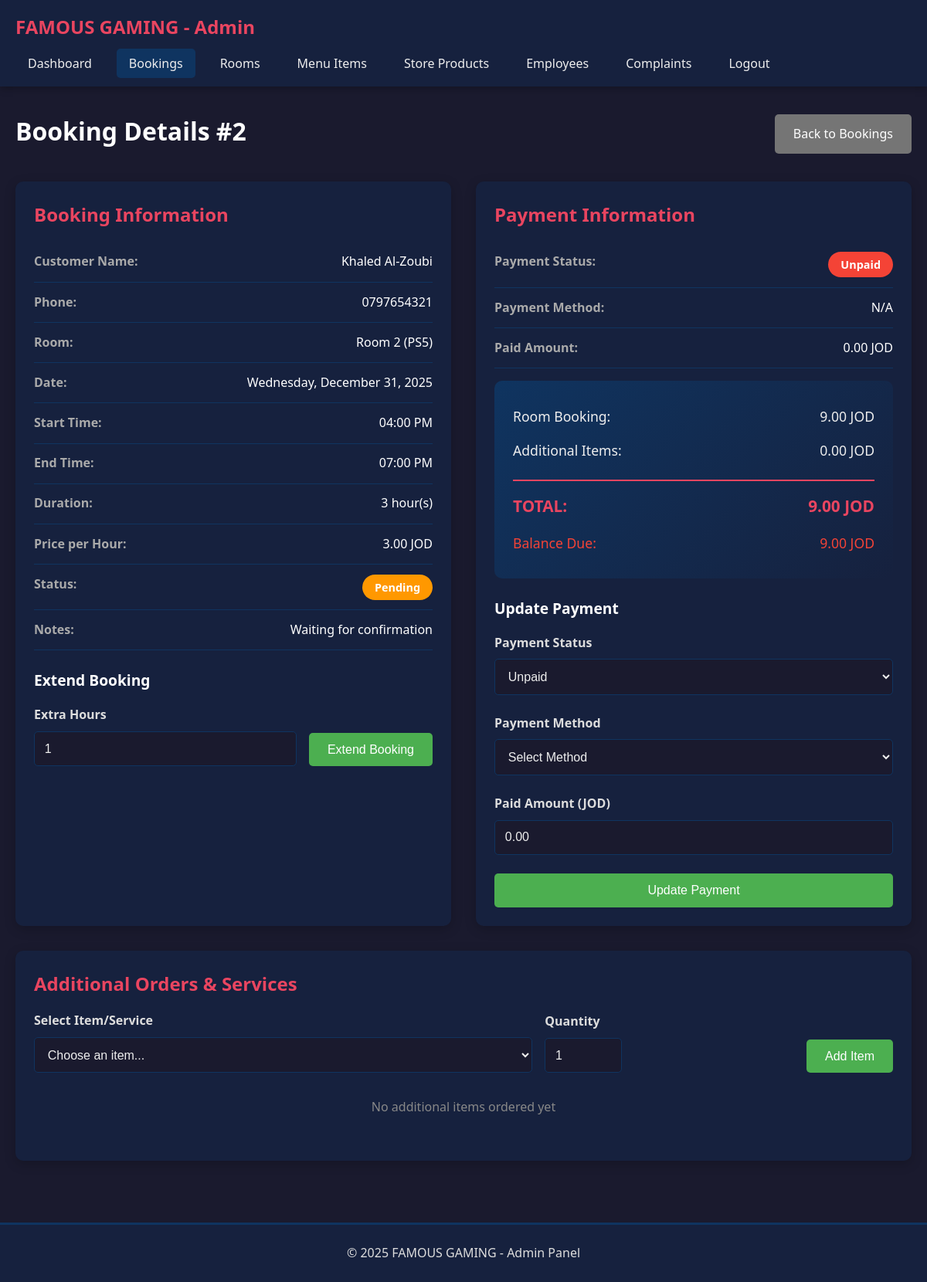
Screenshot of /admin/booking_details.php?id=2 (signed in) with the database file from the repository.
### tables this page shows
CREATE TABLE bookings (
    id INT PRIMARY KEY AUTO_INCREMENT,
    customer_name VARCHAR(100) NOT NULL,
    phone VARCHAR(20) NOT NULL,
    room_id INT NOT NULL,
    booking_date DATE NOT NULL,
    start_time TIME NOT NULL,
    hours INT NOT NULL,
    end_time TIME GENERATED ALWAYS AS (ADDTIME(start_time, SEC_TO_TIME(hours * 3600))) STORED,
    total_price DECIMAL(10,2) NOT NULL,
    additional_items_total DECIMAL(10,2) DEFAULT 0.00,
    final_total DECIMAL(10,2) GENERATED ALWAYS AS (total_price + IFNULL(additional_items_total, 0)) STORED,
    status VARCHAR(20) NOT NULL DEFAULT 'Pending',
    payment_status VARCHAR(20) DEFAULT 'Unpaid',
    payment_method VARCHAR(20) DEFAULT NULL,
    paid_amount DECIMAL(10,2) DEFAULT 0.00,
    notes TEXT,
    created_at TIMESTAMP DEFAULT CURRENT_TIMESTAMP,
    updated_at TIMESTAMP DEFAULT CURRENT_TIMESTAMP ON UPDATE CURRENT_TIMESTAMP,
    FOREIGN KEY (room_id) REFERENCES rooms(id) ON DELETE CASCADE,
    INDEX idx_booking_datetime (room_id, booking_date, start_time, end_time)
);

CREATE TABLE rooms (
    id INT PRIMARY KEY AUTO_INCREMENT,
    room_name VARCHAR(100) NOT NULL,
    room_type VARCHAR(50) NOT NULL,
    price_per_hour DECIMAL(10,2) NOT NULL,
    status VARCHAR(20) NOT NULL DEFAULT 'Available',
    services TEXT,
    description TEXT,
    image_path VARCHAR(255) DEFAULT NULL,
    image_uploaded_at TIMESTAMP NULL DEFAULT NULL,
    created_at TIMESTAMP DEFAULT CURRENT_TIMESTAMP,
    updated_at TIMESTAMP DEFAULT CURRENT_TIMESTAMP ON UPDATE CURRENT_TIMESTAMP
);

### admin/booking_details.php (the view, shortened to what this page needs)
<?php
require_once '../includes/config.php';
$booking_id = isset($_GET['id']) ? intval($_GET['id']) : 0;
$booking_query = "SELECT b.*, r.room_name, r.room_type, r.price_per_hour
                  FROM bookings b
                  JOIN rooms r ON b.room_id = r.id
                  WHERE b.id = ?";
$stmt = mysqli_prepare($conn, $booking_query);
mysqli_stmt_bind_param($stmt, "i", $booking_id);
mysqli_stmt_execute($stmt);
$result = mysqli_stmt_get_result($stmt);
$booking = mysqli_fetch_assoc($result);
$items_query = "SELECT bi.*, mi.item_name, mi.item_category
                FROM booking_items bi
                JOIN menu_items mi ON bi.menu_item_id = mi.id
                WHERE bi.booking_id = ?
                ORDER BY mi.item_category, mi.item_name";
$stmt = mysqli_prepare($conn, $items_query);
mysqli_stmt_bind_param($stmt, "i", $booking_id);
mysqli_stmt_execute($stmt);
$booking_items = mysqli_stmt_get_result($stmt);
include 'includes/header.php';
?>
    <div class="content">
        <div class="container">
            <div class="page-header">
                <h1>Booking Details #<?php echo $booking['id']; ?></h1>
                <a href="bookings_full_crud.php" class="btn btn-secondary">Back to Bookings</a>
            </div>
            <div class="grid-2">
                <div class="card">
                    <h2>Booking Information</h2>
                    <div class="info-row">
                        <span class="info-label">Customer Name:</span>
                        <span class="info-value"><?php echo htmlspecialchars($booking['customer_name']); ?></span>
                    </div>
                    <div class="info-row">
                        <span class="info-label">Phone:</span>
                        <span class="info-value"><?php echo htmlspecialchars($booking['phone']); ?></span>
                    </div>
                    <div class="info-row">
                        <span class="info-label">Room:</span>
                        <span class="info-value"><?php echo htmlspecialchars($booking['room_name']); ?> (<?php echo htmlspecialchars($booking['room_type']); ?>)</span>
                    </div>
                    <div class="info-row">
                        <span class="info-label">Date:</span>
                        <span class="info-value"><?php echo date('l, F j, Y', strtotime($booking['booking_date'])); ?></span>
                    </div>
                    <div class="info-row">
                        <span class="info-label">Start Time:</span>
                        <span class="info-value"><?php echo date('h:i A', strtotime($booking['start_time'])); ?></span>
                    </div>
                    <div class="info-row">
                        <span class="info-label">End Time:</span>
                        <span class="info-value"><?php echo date('h:i A', strtotime($booking['end_time'])); ?></span>
                    </div>
                    <div class="info-row">
                        <span class="info-label">Duration:</span>
                        <span class="info-value"><?php echo $booking['hours']; ?> hour(s)</span>
                    </div>
                    <div class="info-row">
                        <span class="info-label">Price per Hour:</span>
                        <span class="info-value"><?php echo number_format($booking['price_per_hour'], 2); ?> JOD</span>
                    </div>
                    <div class="info-row">
                        <span class="info-label">Status:</span>
                        <span class="info-value">
                            <span class="status-badge status-<?php echo strtolower($booking['status']); ?>">
                                <?php echo $booking['status']; ?>
                            </span>
                        </span>
                    </div>
                    <?php if ($booking['notes']): ?>
                    <div class="info-row">
                        <span class="info-label">Notes:</span>
                        <span class="info-value"><?php echo htmlspecialchars($booking['notes']); ?></span>
                    </div>
                    <?php endif; ?>
                    <form method="POST" style="margin-top: 1.5rem;">
                        <h3>Extend Booking</h3>
                        <div class="form-inline">
                            <div class="form-group">
                                <label>Extra Hours</label>
                                <input type="number" name="extra_hours" min="1" max="12" value="1" required>
                            </div>
                            <button type="submit" class="btn btn-success">Extend Booking</button>
                        </div>
                    </form>
                </div>
                <div class="card">
                    <h2>Payment Information</h2>
                    <div class="info-row">
                        <span class="info-label">Payment Status:</span>
                        <span class="info-value">
                            <span class="status-badge payment-<?php echo strtolower($booking['payment_status']); ?>">
                                <?php echo $booking['payment_status']; ?>
                            </span>
                        </span>
                    </div>
                    <div class="info-row">
                        <span class="info-label">Payment Method:</span>
                        <span class="info-value"><?php echo $booking['payment_method'] ? htmlspecialchars($booking['payment_method']) : 'N/A'; ?></span>
                    </div>
                    <div class="info-row">
                        <span class="info-label">Paid Amount:</span>
                        <span class="info-value"><?php echo number_format($booking['paid_amount'], 2); ?> JOD</span>
                    </div>
                    <div class="total-summary">
                        <div class="total-row">
                            <span>Room Booking:</span>
                            <span><?php echo number_format($booking['total_price'], 2); ?> JOD</span>
                        </div>
                        <div class="total-row">
                            <span>Additional Items:</span>
                            <span><?php echo number_format($booking['additional_items_total'], 2); ?> JOD</span>
                        </div>
                        <div class="total-row final">
                            <span>TOTAL:</span>
                            <span><?php echo number_format($booking['final_total'], 2); ?> JOD</span>
                        </div>
                        <?php if ($booking['final_total'] > $booking['paid_amount']): ?>
                        <div class="total-row" style="color: #f44336;">
                            <span>Balance Due:</span>
                            <span><?php echo number_format($booking['final_total'] - $booking['paid_amount'], 2); ?> JOD</span>
                        </div>
                        <?php endif; ?>
                    </div>
                    <form method="POST" style="margin-top: 1.5rem;">
                        <h3>Update Payment</h3>
                        <div class="form-group">
                            <label>Payment Status</label>
                            <select name="payment_status" required>
                                <option value="Unpaid" <?php echo $booking['payment_status'] == 'Unpaid' ? 'selected' : ''; ?>>Unpaid</option>
                            </select>
                        </div>
                        <div class="form-group">
                            <label>Payment Method</label>
                            <select name="payment_method" required>
                                <option value="">Select Method</option>
                            </select>
                        </div>
                        <div class="form-group">
                            <label>Paid Amount (JOD)</label>
                            <input type="number" step="0.01" name="paid_amount" value="<?php echo $booking['paid_amount']; ?>" required>
                        </div>
                        <button type="submit" class="btn btn-success" style="width: 100%;">Update Payment</button>
                    </form>
                </div>
            </div>
            <div class="card">
                <h2>Additional Orders & Services</h2>
                <form method="POST">
                    <div class="form-inline">
                        <div class="form-group" style="flex: 2;">
                            <label>Select Item/Service</label>
                            <select name="menu_item_id" required>
                                <option value="">Choose an item...</option>
                            </select>
                        </div>
                        <div class="form-group">
                            <label>Quantity</label>
                            <input type="number" name="quantity" min="1" value="1" required style="max-width: 100px;">
                        </div>
                        <button type="submit" class="btn btn-success">Add Item</button>
                    </div>
                </form>
                <?php if (mysqli_num_rows($booking_items) > 0): ?>
                <table>
                    <thead>
                        <tr>
                            <th>Item</th>
                            <th>Category</th>
                            <th>Price</th>
                            <th>Quantity</th>
                            <th>Total</th>
                            <th>Action</th>
                        </tr>
                    </thead>
                    <tbody>
                        <?php
                        mysqli_data_seek($booking_items, 0);
                        while ($item = mysqli_fetch_assoc($booking_items)):
                        ?>
                        <tr>
                            <td><?php echo htmlspecialchars($item['item_name']); ?></td>
                            <td>
                                <span class="category-badge category-<?php echo strtolower($item['item_category']); ?>">
                                    <?php echo htmlspecialchars($item['item_category']); ?>
                                </span>
                            </td>
                            <td><?php echo number_format($item['item_price'], 2); ?> JOD</td>
                            <td><?php echo $item['quantity']; ?></td>
                            <td><?php echo number_format($item['item_total'], 2); ?> JOD</td>
                            <td>
                                <form method="POST" style="display: inline;">
                                    <input type="hidden" name="action" value="remove_item">
                                    <input type="hidden" name="item_id" value="<?php echo $item['id']; ?>">
                                    <button type="submit" class="btn btn-small btn-danger" onclick="return confirm('Remove this item?')">Remove</button>
                                </form>
                            </td>
                        </tr>
                        <?php endwhile; ?>
                    </tbody>
                </table>
                <?php else: ?>
                <div class="no-items">No additional items ordered yet</div>
                <?php endif; ?>
            </div>
        </div>
    </div>
<?php
include 'includes/footer.php';
?>

### admin/css/admin.css (style rules this page uses)
* { margin: 0; padding: 0; box-sizing: border-box; }
body { font-family: 'Segoe UI', Tahoma, Geneva, Verdana, sans-serif; background-color: #1a1a2e; color: #eee; line-height: 1.6; }
.admin-container, .container { max-width: 1400px; margin: 0 auto; padding: 0 20px; }
.admin-content, .content { padding: 2rem 0; min-height: calc(100vh - 200px); }
.admin-page-header, .page-header { margin-bottom: 2rem; }
.admin-page-header h1, .page-header h1 { font-size: 2rem; color: #fff; margin-bottom: 0.5rem; }
.page-header { display: flex; justify-content: space-between; align-items: center; flex-wrap: wrap; gap: 1rem; }
.page-header h1 { font-size: 2rem; color: #fff; }
.admin-btn, .btn { display: inline-block; padding: 0.8rem 1.5rem; background-color: #e94560; color: #fff; text-decoration: none; border-radius: 5px; border: none; cursor: pointer; font-size: 1rem; transition: background 0.3s; }
.admin-btn-success, .btn-success { background-color: #4CAF50; }
.admin-btn-secondary, .btn-secondary { background-color: #757575; }
.admin-status-badge, .status-badge { display: inline-block; padding: 0.3rem 1rem; border-radius: 20px; font-size: 0.9rem; font-weight: bold; }
.status-pending { background-color: #ff9800; color: white; }
.payment-unpaid { background-color: #f44336; color: white; }
.no-items { text-align: center; padding: 2rem; color: #888; }
.admin-form-group, .form-group { margin-bottom: 1.5rem; }
.admin-form-group label, .form-group label { display: block; margin-bottom: 0.5rem; color: #ddd; font-weight: bold; }
.admin-form-group input, .admin-form-group select, .admin-form-group textarea, .form-group input, .form-group select, .form-group textarea { width: 100%; padding: 0.8rem; border: 1px solid #0f3460; border-radius: 5px; background-color: #1a1a2e; color: #eee; font-size: 1rem; }
.admin-form-inline, .form-inline { display: flex; gap: 1rem; align-items: flex-end; }
.admin-form-inline .admin-form-group, .admin-form-inline .form-group, .form-inline .form-group { flex: 1; margin-bottom: 0; }
.admin-card, .card { background-color: #16213e; padding: 1.5rem; border-radius: 10px; box-shadow: 0 4px 15px rgba(0,0,0,0.2); }
.admin-card h2, .card h2 { color: #e94560; margin-bottom: 1rem; font-size: 1.5rem; }
.admin-card h3, .card h3 { color: #fff; margin-bottom: 1rem; font-size: 1.2rem; }
.admin-grid-2, .grid-2 { display: grid; grid-template-columns: repeat(auto-fit, minmax(300px, 1fr)); gap: 2rem; margin-bottom: 2rem; }
.admin-info-row, .info-row { display: flex; justify-content: space-between; padding: 0.8rem 0; border-bottom: 1px solid #0f3460; }
.admin-info-label, .info-label { color: #aaa; font-weight: bold; }
.admin-info-value, .info-value { color: #fff; }
.admin-total-summary, .total-summary { background: linear-gradient(135deg, #0f3460 0%, #16213e 100%); padding: 1.5rem; border-radius: 10px; margin-top: 1rem; }
.admin-total-row, .total-row { display: flex; justify-content: space-between; padding: 0.5rem 0; font-size: 1.1rem; }
.admin-total-row.final, .total-row.final { border-top: 2px solid #e94560; padding-top: 1rem; margin-top: 1rem; font-size: 1.3rem; font-weight: bold; color: #e94560; }
[style*="width: 100%"] { width: 100%; }

### rows the page displays
bookings: id "2", customer_name "Khaled Al-Zoubi", phone "0797654321", room.room_name "Room 2", room.room_type "PS5", booking_date "Wednesday, December 31, 2025", start_time "04:00 PM", end_time "07:00 PM", hours "3", room.price_per_hour "3.00", status "Pending", notes "Waiting for confirmation", payment_status "Unpaid", paid_amount "0.00", total_price "9.00", additional_items_total "0.00", final_total "9.00", $booking['final_total']-$booking['paid_amount'] "9.00"
